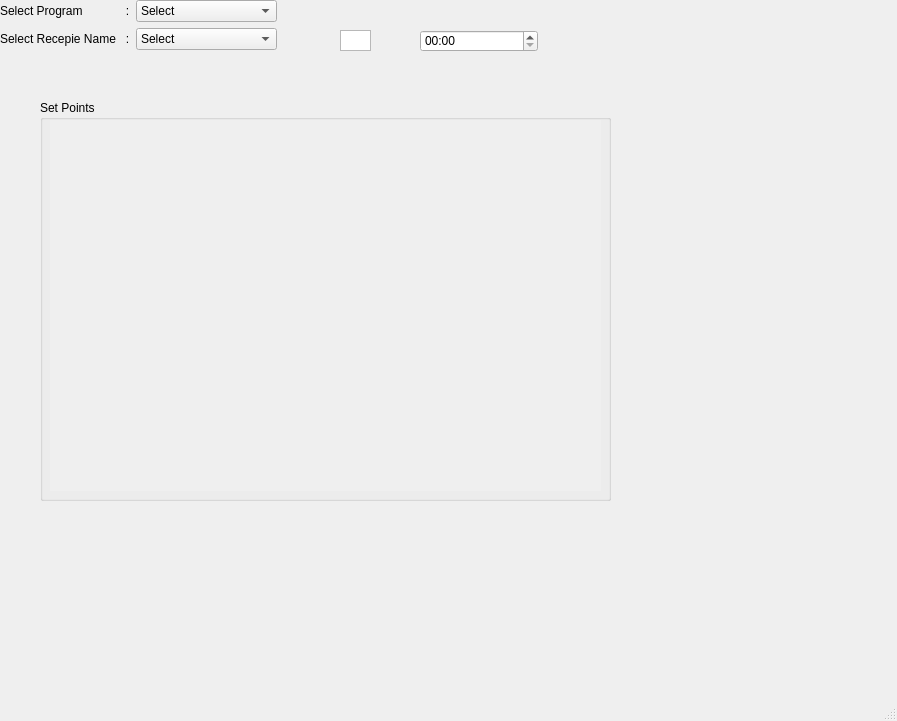
<?xml version="1.0" encoding="UTF-8"?>
<ui version="4.0">
 <class>MainWindow</class>
 <widget class="QMainWindow" name="MainWindow">
  <property name="geometry">
   <rect>
    <x>0</x>
    <y>0</y>
    <width>897</width>
    <height>721</height>
   </rect>
  </property>
  <property name="windowTitle">
   <string>MainWindow</string>
  </property>
  <widget class="QWidget" name="centralwidget">
   <widget class="QTableView" name="tableView">
    <property name="geometry">
     <rect>
      <x>340</x>
      <y>30</y>
      <width>31</width>
      <height>21</height>
     </rect>
    </property>
   </widget>
   <widget class="QTimeEdit" name="timeEdit">
    <property name="geometry">
     <rect>
      <x>420</x>
      <y>30</y>
      <width>118</width>
      <height>22</height>
     </rect>
    </property>
    <property name="currentSection">
     <enum>QDateTimeEdit::MinuteSection</enum>
    </property>
    <property name="displayFormat">
     <string>mm:ss</string>
    </property>
   </widget>
   <widget class="QGroupBox" name="groupBox">
    <property name="geometry">
     <rect>
      <x>40</x>
      <y>100</y>
      <width>571</width>
      <height>401</height>
     </rect>
    </property>
    <property name="title">
     <string>Set Points</string>
    </property>
    <widget class="QScrollArea" name="scrollArea">
     <property name="geometry">
      <rect>
       <x>10</x>
       <y>20</y>
       <width>551</width>
       <height>371</height>
      </rect>
     </property>
     <property name="frameShape">
      <enum>QFrame::NoFrame</enum>
     </property>
     <property name="frameShadow">
      <enum>QFrame::Plain</enum>
     </property>
     <property name="lineWidth">
      <number>0</number>
     </property>
     <property name="widgetResizable">
      <bool>true</bool>
     </property>
     <widget class="QWidget" name="scrollAreaWidgetContents">
      <property name="geometry">
       <rect>
        <x>0</x>
        <y>0</y>
        <width>551</width>
        <height>371</height>
       </rect>
      </property>
     </widget>
    </widget>
   </widget>
   <widget class="QWidget" name="layoutWidget">
    <property name="geometry">
     <rect>
      <x>0</x>
      <y>0</y>
      <width>309</width>
      <height>54</height>
     </rect>
    </property>
    <layout class="QHBoxLayout" name="horizontalLayout">
     <item>
      <layout class="QFormLayout" name="formLayout">
       <item row="0" column="0">
        <widget class="QLabel" name="label">
         <property name="text">
          <string>Select Program             :</string>
         </property>
        </widget>
       </item>
       <item row="0" column="1">
        <widget class="QComboBox" name="pgmSelectComboBox">
         <item>
          <property name="text">
           <string>Select</string>
          </property>
         </item>
         <item>
          <property name="text">
           <string>Sterilization</string>
          </property>
         </item>
         <item>
          <property name="text">
           <string>Lye CIP</string>
          </property>
         </item>
         <item>
          <property name="text">
           <string>Acid CIP</string>
          </property>
         </item>
         <item>
          <property name="text">
           <string>Full CIP (Lye + Acid)</string>
          </property>
         </item>
        </widget>
       </item>
       <item row="1" column="0">
        <widget class="QLabel" name="label_2">
         <property name="text">
          <string>Select Recepie Name   :</string>
         </property>
        </widget>
       </item>
       <item row="1" column="1">
        <widget class="QComboBox" name="recepieSelectComboBox">
         <item>
          <property name="text">
           <string>Select</string>
          </property>
         </item>
        </widget>
       </item>
      </layout>
     </item>
     <item>
      <spacer name="horizontalSpacer">
       <property name="orientation">
        <enum>Qt::Horizontal</enum>
       </property>
       <property name="sizeHint" stdset="0">
        <size>
         <width>40</width>
         <height>20</height>
        </size>
       </property>
      </spacer>
     </item>
    </layout>
   </widget>
  </widget>
  <widget class="QMenuBar" name="menubar">
   <property name="geometry">
    <rect>
     <x>0</x>
     <y>0</y>
     <width>897</width>
     <height>22</height>
    </rect>
   </property>
  </widget>
  <widget class="QStatusBar" name="statusbar"/>
 </widget>
 <resources/>
 <connections/>
</ui>
